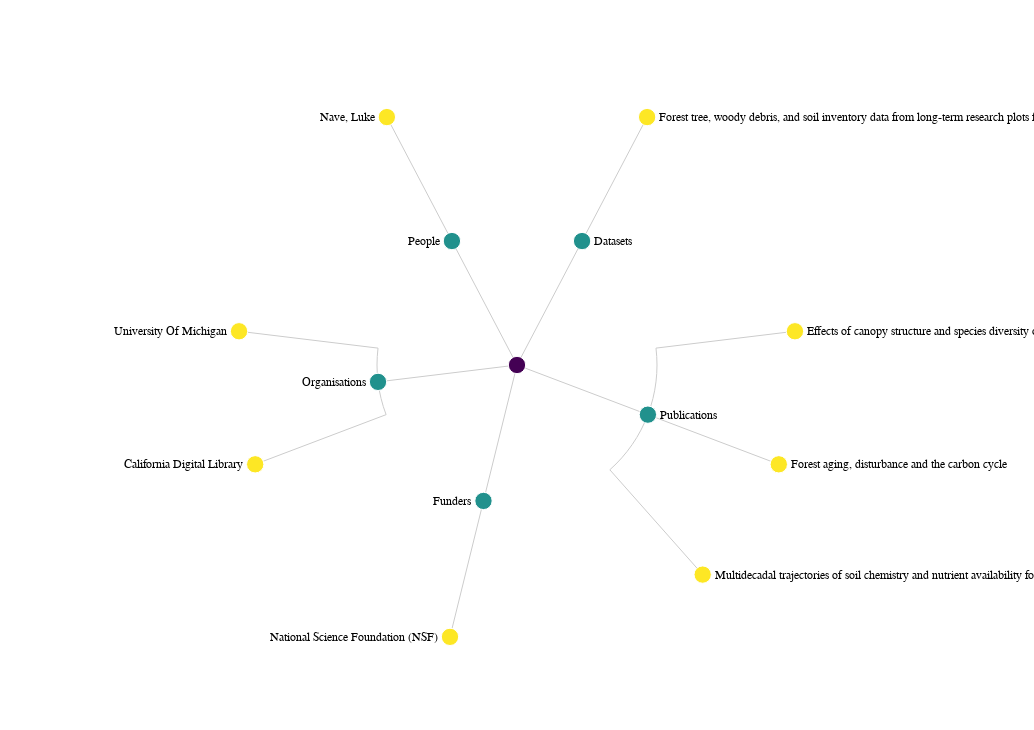

Notebook source saved alongside this figure:
### Code cell
chart = alt.vega(json.loads(vega_template(json.dumps(nodes))))

### Figure 1 — Vega specification as saved in the notebook (floating-point values rounded to 4 significant figures)
{"$schema": "https://vega.github.io/schema/vega/v5.json", "description": "An example of a radial layout for a node-link diagram of hierarchical data.", "width": 1024, "height": 720, "padding": 5, "autosize": "none", "signals": [{"name": "Chart", "value": "LTREB: Drivers of temperate forest carbon storage from canopy closure through successional time", "bind": {"input": "url", "size": 100}}, {"name": "labels", "value": true, "bind": {"input": "checkbox"}}, {"name": "radius", "value": 280, "bind": {"input": "range", "min": 20, "max": 600}}, {"name": "extent", "value": 360, "bind": {"input": "range", "min": 0, "max": 360, "step": 1}}, {"name": "rotate", "value": 0, "bind": {"input": "range", "min": 0, "max": 360, "step": 1}}, {"name": "layout", "value": "cluster", "bind": {"input": "radio", "options": ["tidy", "cluster"]}}, {"name": "links", "value": "orthogonal", "bind": {"input": "select", "options": ["line", "curve", "diagonal", "orthogonal"]}}, {"name": "originX", "update": "width / 2"}, {"name": "originY", "update": "height / 2"}], "data": [{"name": "tree", "values": [{"id": "https://doi.org/10.48321/d1h59r", "name": " "}, {"id": 2, "name": "Datasets", "parent": "https://doi.org/10.48321/d1h59r"}, {"id": 6, "name": "Publications", "parent": "https://doi.org/10.48321/d1h59r"}, {"id": 3, "name": "Funders", "parent": "https://doi.org/10.48321/d1h59r"}, {"id": 4, "name": "Organisations", "parent": "https://doi.org/10.48321/d1h59r"}, {"id": 5, "name": "People", "parent": "https://doi.org/10.48321/d1h59r"}, {"id": "10.6073/pasta/e43651bde3564e402cd0595e3ef26994", "name": "Forest tree, woody debris, and soil inventory data from long-term research plots for LTREB at the University of Michigan Biological Station", "tooltip": "10.6073/pasta/e43651bde3564e402cd0595e3ef26994", "parent": 2}, {"id": "10.1007/s00442-018-4236-x", "name": "Effects of canopy structure and species diversity on primary production in upper Great Lakes forests", "tooltip": "10.1007/s00442-018-4236-x", "parent": 6}, {"id": "10.1111/nph.15227", "name": "Forest aging, disturbance and the carbon cycle", "tooltip": "10.1111/nph.15227", "parent": 6}, {"id": "10.1139/cjfr-2018-0211", "name": "Multidecadal trajectories of soil chemistry and nutrient availability following cutting vs. burning disturbances in Upper Great Lakes forests", "tooltip": "10.1139/cjfr-2018-0211", "parent": 6}, {"id": "https://api.crossref.org/funders/100000001", "name": "National Science Foundation (NSF)", "tooltip": "https://api.crossref.org/funders/100000001", "parent": 3}, {"id": "https://ror.org/03yrm5c26", "name": "California Digital Library", "contributorType": "HostingInstitution", "tooltip": "https://ror.org/03yrm5c26", "parent": 4}, {"id": "https://ror.org/00jmfr291", "name": "University Of Michigan", "contributorType": "Producer", "tooltip": "https://ror.org/00jmfr291", "parent": 4}, {"id": "https://orcid.org/0000-0001-8258-8335", "name": "Nave, Luke", "type": "Person", "affiliation": [{"id": null, "name": "University of Michigan"}], "contributorType": "nan", "tooltip": "https://orcid.org/0000-0001-8258-8335", "parent": 5}], "transform": [{"type": "stratify", "key": "id", "parentKey": "parent"}, {"type": "tree", "method": {"signal": "layout"}, "size": [1, {"signal": "radius"}], "as": ["alpha", "radius", "depth", "children"]}, {"type": "formula", "expr": "(rotate + extent * datum.alpha + 270) % 360", "as": "angle"}, {"type": "formula", "expr": "PI * datum.angle / 180", "as": "radians"}, {"type": "formula", "expr": "inrange(datum.angle, [90, 270])", "as": "leftside"}, {"type": "formula", "expr": "originX + datum.radius * cos(datum.radians)", "as": "x"}, {"type": "formula", "expr": "originY + datum.radius * sin(datum.radians)", "as": "y"}]}, {"name": "links", "source": "tree", "transform": [{"type": "treelinks"}, {"type": "linkpath", "shape": {"signal": "links"}, "orient": "radial", "sourceX": "source.radians", "sourceY": "source.radius", "targetX": "target.radians", "targetY": "target.radius"}]}], "scales": [{"name": "color", "type": "linear", "range": {"scheme": "viridis"}, "domain": {"data": "tree", "field": "depth"}, "zero": true}], "marks": [{"type": "path", "from": {"data": "links"}, "encode": {"update": {"x": {"signal": "originX"}, "y": {"signal": "originY"}, "path": {"field": "path"}, "stroke": {"value": "#ccc"}}}}, {"type": "symbol", "from": {"data": "tree"}, "encode": {"enter": {"size": {"value": 300}, "stroke": {"value": "#fff"}}, "update": {"x": {"field": "x"}, "y": {"field": "y"}, "fill": {"scale": "color", "field": "depth"}}}}, {"type": "text", "from": {"data": "tree"}, "encode": {"enter": {"text": {"field": "name"}, "fontSize": {"value": 12}, "baseline": {"value": "middle"}, "tooltip": {"signal": "{'Identifier': datum.tooltip, 'Affiliation': datum.affiliation, 'Contribution': datum.contributorType}"}}, "update": {"x": {"field": "x"}, "y": {"field": "y"}, "dx": {"signal": "(datum.leftside ? -1 : 1) * 12"}, "align": {"signal": "datum.leftside ? 'right' : 'left'"}, "opacity": {"signal": "labels ? 1 : 0"}}}}]}
